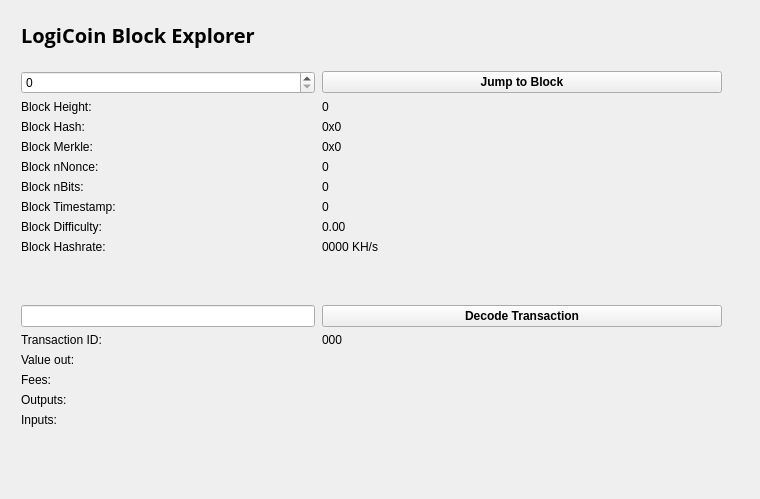
<?xml version="1.0" encoding="UTF-8"?>
<ui version="4.0">
 <class>BlockBrowser</class>
 <widget class="QWidget" name="BlockBrowser">
  <property name="windowModality">
   <enum>Qt::NonModal</enum>
  </property>
  <property name="enabled">
   <bool>true</bool>
  </property>
  <property name="geometry">
   <rect>
    <x>0</x>
    <y>0</y>
    <width>760</width>
    <height>499</height>
   </rect>
  </property>
  <property name="sizePolicy">
   <sizepolicy hsizetype="Preferred" vsizetype="Preferred">
    <horstretch>0</horstretch>
    <verstretch>0</verstretch>
   </sizepolicy>
  </property>
  <property name="minimumSize">
   <size>
    <width>0</width>
    <height>0</height>
   </size>
  </property>
  <property name="acceptDrops">
   <bool>false</bool>
  </property>
  <property name="windowTitle">
   <string>Form</string>
  </property>
  <layout class="QGridLayout">
   <property name="sizeConstraint">
    <enum>QLayout::SetMaximumSize</enum>
   </property>
   <property name="leftMargin">
    <number>21</number>
   </property>
   <property name="topMargin">
    <number>21</number>
   </property>
   <property name="rightMargin">
    <number>10</number>
   </property>
   <item row="1" column="0">
    <widget class="QWidget" name="widget" native="true">
     <widget class="QWidget" name="layoutWidget">
      <property name="geometry">
       <rect>
        <x>0</x>
        <y>0</y>
        <width>699</width>
        <height>27</height>
       </rect>
      </property>
      <layout class="QHBoxLayout" name="horizontalLayout_4">
       <property name="spacing">
        <number>7</number>
       </property>
       <item>
        <widget class="QLabel" name="label_5">
         <property name="font">
          <font>
           <family>Open Sans,sans-serif</family>
          </font>
         </property>
         <property name="text">
          <string>&lt;html&gt;&lt;head/&gt;&lt;body&gt;&lt;p&gt;&lt;span style=&quot; font-size:20px; font-weight:600; color:#000000;&quot;&gt;LogiCoin Block Explorer &lt;/span&gt;&lt;/p&gt;&lt;/body&gt;&lt;/html&gt;</string>
         </property>
        </widget>
       </item>
       <item>
        <spacer name="horizontalSpacer_2">
         <property name="orientation">
          <enum>Qt::Horizontal</enum>
         </property>
         <property name="sizeHint" stdset="0">
          <size>
           <width>40</width>
           <height>20</height>
          </size>
         </property>
        </spacer>
       </item>
      </layout>
     </widget>
     <widget class="QWidget" name="layoutWidget_2">
      <property name="geometry">
       <rect>
        <x>0</x>
        <y>50</y>
        <width>701</width>
        <height>400</height>
       </rect>
      </property>
      <layout class="QGridLayout" name="gridLayout_3" rowstretch="0,0,0,0,0,0,0,0,0,0,0,0,0,0,0,0,0,0,0" columnstretch="0,0">
       <property name="sizeConstraint">
        <enum>QLayout::SetDefaultConstraint</enum>
       </property>
       <property name="horizontalSpacing">
        <number>7</number>
       </property>
       <item row="17" column="1">
        <widget class="QLabel" name="inputBox">
         <property name="text">
          <string/>
         </property>
         <property name="alignment">
          <set>Qt::AlignLeading|Qt::AlignLeft|Qt::AlignTop</set>
         </property>
        </widget>
       </item>
       <item row="12" column="1">
        <widget class="QPushButton" name="txButton">
         <property name="font">
          <font>
           <weight>75</weight>
           <bold>true</bold>
          </font>
         </property>
         <property name="text">
          <string>Decode Transaction</string>
         </property>
         <property name="autoDefault">
          <bool>true</bool>
         </property>
        </widget>
       </item>
       <item row="18" column="0">
        <spacer name="verticalSpacer">
         <property name="orientation">
          <enum>Qt::Vertical</enum>
         </property>
         <property name="sizeHint" stdset="0">
          <size>
           <width>20</width>
           <height>40</height>
          </size>
         </property>
        </spacer>
       </item>
       <item row="17" column="0">
        <widget class="QLabel" name="inputLabel">
         <property name="text">
          <string>Inputs:</string>
         </property>
         <property name="alignment">
          <set>Qt::AlignLeading|Qt::AlignLeft|Qt::AlignTop</set>
         </property>
        </widget>
       </item>
       <item row="10" column="1">
        <widget class="QLabel" name="pawBox">
         <property name="text">
          <string>0000 KH/s</string>
         </property>
        </widget>
       </item>
       <item row="14" column="0">
        <widget class="QLabel" name="valueLabel">
         <property name="text">
          <string>Value out:</string>
         </property>
        </widget>
       </item>
       <item row="13" column="0">
        <widget class="QLabel" name="txLabel">
         <property name="text">
          <string>Transaction ID:</string>
         </property>
        </widget>
       </item>
       <item row="9" column="1">
        <widget class="QLabel" name="hardBox">
         <property name="text">
          <string>0.00</string>
         </property>
        </widget>
       </item>
       <item row="13" column="1">
        <widget class="QLabel" name="txID">
         <property name="text">
          <string>000</string>
         </property>
        </widget>
       </item>
       <item row="14" column="1">
        <widget class="QLabel" name="valueBox">
         <property name="text">
          <string/>
         </property>
        </widget>
       </item>
       <item row="9" column="0">
        <widget class="QLabel" name="hardLabel">
         <property name="text">
          <string>Block Difficulty:</string>
         </property>
        </widget>
       </item>
       <item row="1" column="0">
        <widget class="QSpinBox" name="heightBox">
         <property name="sizePolicy">
          <sizepolicy hsizetype="Preferred" vsizetype="Fixed">
           <horstretch>0</horstretch>
           <verstretch>0</verstretch>
          </sizepolicy>
         </property>
         <property name="maximum">
          <number>99999999</number>
         </property>
        </widget>
       </item>
       <item row="3" column="0">
        <widget class="QLabel" name="heightLabel_2">
         <property name="text">
          <string>Block Height:</string>
         </property>
        </widget>
       </item>
       <item row="8" column="1">
        <widget class="QLabel" name="timeBox">
         <property name="text">
          <string>0</string>
         </property>
        </widget>
       </item>
       <item row="5" column="0">
        <widget class="QLabel" name="merkleLabel">
         <property name="text">
          <string>Block Merkle:</string>
         </property>
        </widget>
       </item>
       <item row="4" column="0">
        <widget class="QLabel" name="hashLabel">
         <property name="text">
          <string>Block Hash:</string>
         </property>
        </widget>
       </item>
       <item row="15" column="1">
        <widget class="QLabel" name="feesBox">
         <property name="text">
          <string/>
         </property>
        </widget>
       </item>
       <item row="10" column="0">
        <widget class="QLabel" name="pawLabel">
         <property name="text">
          <string>Block Hashrate:</string>
         </property>
        </widget>
       </item>
       <item row="3" column="1">
        <widget class="QLabel" name="heightLabel">
         <property name="cursor">
          <cursorShape>IBeamCursor</cursorShape>
         </property>
         <property name="mouseTracking">
          <bool>false</bool>
         </property>
         <property name="acceptDrops">
          <bool>true</bool>
         </property>
         <property name="frameShape">
          <enum>QFrame::NoFrame</enum>
         </property>
         <property name="text">
          <string>0</string>
         </property>
        </widget>
       </item>
       <item row="15" column="0">
        <widget class="QLabel" name="feesLabel">
         <property name="text">
          <string>Fees:</string>
         </property>
        </widget>
       </item>
       <item row="7" column="0">
        <widget class="QLabel" name="bitsLabel">
         <property name="text">
          <string>Block nBits:</string>
         </property>
        </widget>
       </item>
       <item row="7" column="1">
        <widget class="QLabel" name="bitsBox">
         <property name="text">
          <string>0</string>
         </property>
        </widget>
       </item>
       <item row="5" column="1">
        <widget class="QLabel" name="merkleBox">
         <property name="minimumSize">
          <size>
           <width>187</width>
           <height>0</height>
          </size>
         </property>
         <property name="text">
          <string>0x0</string>
         </property>
        </widget>
       </item>
       <item row="16" column="0">
        <widget class="QLabel" name="outputLabel">
         <property name="text">
          <string>Outputs:</string>
         </property>
         <property name="alignment">
          <set>Qt::AlignLeading|Qt::AlignLeft|Qt::AlignTop</set>
         </property>
        </widget>
       </item>
       <item row="16" column="1">
        <widget class="QLabel" name="outputBox">
         <property name="text">
          <string/>
         </property>
         <property name="alignment">
          <set>Qt::AlignLeading|Qt::AlignLeft|Qt::AlignTop</set>
         </property>
        </widget>
       </item>
       <item row="6" column="0">
        <widget class="QLabel" name="nonceLabel">
         <property name="text">
          <string>Block nNonce:</string>
         </property>
        </widget>
       </item>
       <item row="6" column="1">
        <widget class="QLabel" name="nonceBox">
         <property name="text">
          <string>0</string>
         </property>
        </widget>
       </item>
       <item row="8" column="0">
        <widget class="QLabel" name="timeLabel">
         <property name="text">
          <string>Block Timestamp:</string>
         </property>
        </widget>
       </item>
       <item row="4" column="1">
        <widget class="QLabel" name="hashBox">
         <property name="enabled">
          <bool>true</bool>
         </property>
         <property name="sizePolicy">
          <sizepolicy hsizetype="Preferred" vsizetype="Preferred">
           <horstretch>0</horstretch>
           <verstretch>0</verstretch>
          </sizepolicy>
         </property>
         <property name="minimumSize">
          <size>
           <width>0</width>
           <height>0</height>
          </size>
         </property>
         <property name="text">
          <string>0x0</string>
         </property>
        </widget>
       </item>
       <item row="12" column="0">
        <widget class="QLineEdit" name="txBox">
         <property name="sizePolicy">
          <sizepolicy hsizetype="Preferred" vsizetype="Fixed">
           <horstretch>0</horstretch>
           <verstretch>0</verstretch>
          </sizepolicy>
         </property>
         <property name="inputMask">
          <string comment="Transaction id" extracomment="Transaction id"/>
         </property>
         <property name="placeholderText">
          <string comment="Transaction ID" extracomment="Transaction ID"/>
         </property>
        </widget>
       </item>
       <item row="11" column="0">
        <spacer name="verticalSpacer_2">
         <property name="orientation">
          <enum>Qt::Vertical</enum>
         </property>
         <property name="sizeHint" stdset="0">
          <size>
           <width>20</width>
           <height>40</height>
          </size>
         </property>
        </spacer>
       </item>
       <item row="1" column="1">
        <widget class="QPushButton" name="blockButton">
         <property name="minimumSize">
          <size>
           <width>400</width>
           <height>0</height>
          </size>
         </property>
         <property name="maximumSize">
          <size>
           <width>16777215</width>
           <height>16777215</height>
          </size>
         </property>
         <property name="font">
          <font>
           <weight>75</weight>
           <bold>true</bold>
          </font>
         </property>
         <property name="text">
          <string>Jump to Block</string>
         </property>
         <property name="autoDefault">
          <bool>true</bool>
         </property>
         <property name="flat">
          <bool>false</bool>
         </property>
        </widget>
       </item>
      </layout>
     </widget>
    </widget>
   </item>
  </layout>
 </widget>
 <resources/>
 <connections/>
</ui>
